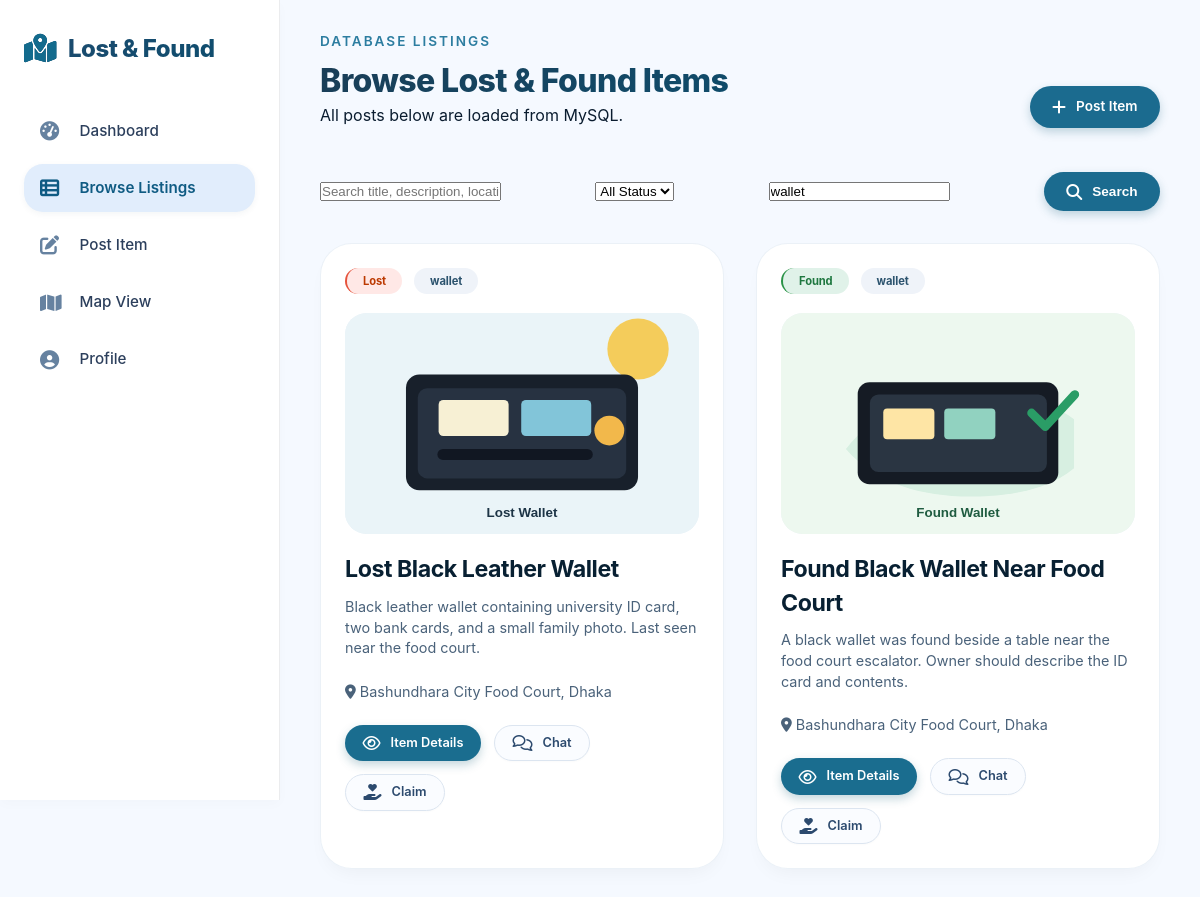
Page /backend-php/browse_listing_view.php?category=wallet on the committed database.
### tables this page shows
CREATE TABLE items (
  id INT AUTO_INCREMENT PRIMARY KEY,
  user_id INT NOT NULL,
  title VARCHAR(180) NOT NULL,
  description TEXT NOT NULL,
  item_type ENUM('lost', 'found') NOT NULL,
  category VARCHAR(60) NOT NULL,
  location_name VARCHAR(180) NOT NULL,
  latitude DECIMAL(10, 7),
  longitude DECIMAL(10, 7),
  date_occurred DATE,
  public_contact VARCHAR(120),
  reward_amount DECIMAL(10, 2) DEFAULT 0,
  priority_level ENUM('normal', 'important', 'emergency') NOT NULL DEFAULT 'normal',
  status ENUM('open', 'matched', 'claimed', 'returned', 'closed', 'removed') NOT NULL DEFAULT 'open',
  view_count INT NOT NULL DEFAULT 0,
  created_at TIMESTAMP NOT NULL DEFAULT CURRENT_TIMESTAMP,
  updated_at TIMESTAMP NOT NULL DEFAULT CURRENT_TIMESTAMP ON UPDATE CURRENT_TIMESTAMP,
  CONSTRAINT fk_items_user FOREIGN KEY (user_id) REFERENCES users(id) ON DELETE CASCADE,
  INDEX idx_items_type_status (item_type, status),
  INDEX idx_items_category (category),
  INDEX idx_items_location (location_name),
  FULLTEXT INDEX ft_items_search (title, description, location_name)
);

### backend-php/config.php (called while the page is built, shortened)
<?php
function clean_text(?string $value): string
{
    return trim((string) $value);
}

### backend-php/browse_listing_view.php (the view, shortened to what this page needs)
<?php
require __DIR__ . '/config.php';
$category = clean_text($_GET['category'] ?? '');
$q = clean_text($_GET['q'] ?? '');
$where = ["i.status <> 'removed'"];
$params = [];
if ($category !== '') {
    $where[] = 'i.category = ?';
    $params[] = $category;
}
$stmt = $pdo->prepare(
    "SELECT i.*, u.full_name,
     (SELECT image_path FROM item_images img WHERE img.item_id = i.id ORDER BY is_primary DESC, id ASC LIMIT 1) AS image_path
     FROM items i
     JOIN users u ON u.id = i.user_id
     WHERE " . implode(' AND ', $where) . '
     ORDER BY i.created_at DESC'
);
$stmt->execute($params);
$items = $stmt->fetchAll();
function h(?string $value): string
{
    return htmlspecialchars((string) $value, ENT_QUOTES, 'UTF-8');
}
?>
<!DOCTYPE html>
<html lang="en">
<head>
  <link rel="stylesheet" href="../Browse Listing.css">
  <link rel="stylesheet" href="https://cdnjs.cloudflare.com/ajax/libs/font-awesome/6.4.0/css/all.min.css">
</head>
<body>
<div class="app-shell">
  <aside class="sidebar">
    <a class="brand" href="../Landing Page.html"><i class="fa-solid fa-map-location-dot"></i> Lost & Found</a>
    <nav class="nav-list">
      <a href="../DashBoard.html"><i class="fa-solid fa-gauge-high"></i> Dashboard</a>
      <a class="active" href="browse_listing_view.php"><i class="fa-solid fa-table-list"></i> Browse Listings</a>
      <a href="../Create Post.html"><i class="fa-solid fa-pen-to-square"></i> Post Item</a>
      <a href="../Map View.html"><i class="fa-solid fa-map"></i> Map View</a>
      <a href="../Profile Page.html"><i class="fa-solid fa-circle-user"></i> Profile</a>
    </nav>
  </aside>
  <main class="content">
    <header class="topline">
      <div>
        <p class="eyebrow">Database Listings</p>
        <h1>Browse Lost & Found Items</h1>
        <p>All posts below are loaded from MySQL.</p>
      </div>
      <a class="btn primary" href="../Create Post.html"><i class="fa-solid fa-plus"></i> Post Item</a>
    </header>
    <form class="filter-bar" method="get" action="browse_listing_view.php">
      <input type="text" name="q" value="<?= h($q) ?>" placeholder="Search title, description, location">
      <select name="type">
        <option value="">All Status</option>
      </select>
      <input type="text" name="category" value="<?= h($category) ?>" placeholder="Category">
      <button class="btn primary" type="submit"><i class="fa-solid fa-search"></i> Search</button>
    </form>
    <section class="grid" id="listingsGrid">
      <?php foreach ($items as $item): ?>
        <article class="card">
          <div class="meta">
            <span class="pill <?= h($item['item_type']) ?>">
              <?= ucfirst(h($item['item_type'])) ?>
            </span>
            <span class="pill"><?= h($item['category']) ?></span>
          </div>
          <?php if ($item['image_path']): ?>
            <img class="listing-img" src="../<?= h($item['image_path']) ?>" alt="<?= h($item['title']) ?>">
          <?php endif; ?>
          <h2><?= h($item['title']) ?></h2>
          <p><?= h(strlen($item['description']) > 140 ? substr($item['description'], 0, 140) . '...' : $item['description']) ?></p>
          <p><i class="fa-solid fa-location-dot"></i> <?= h($item['location_name']) ?></p>
          <div class="card-actions">
            <a class="btn primary" href="post_details_view.php?id=<?= (int) $item['id'] ?>">
              <i class="fa-regular fa-eye"></i> Item Details
            </a>
            <a class="btn" href="../Chat.html?item_id=<?= (int) $item['id'] ?>&receiver_id=<?= (int) $item['user_id'] ?>">
              <i class="fa-regular fa-comments"></i> Chat
            </a>
            <a class="btn" href="../Claim Item.html?item_id=<?= (int) $item['id'] ?>">
              <i class="fa-solid fa-hand-holding-heart"></i> Claim
            </a>
          </div>
        </article>
      <?php endforeach; ?>
    </section>
  </main>
</div>
</body>
</html>

### Browse Listing.css (style rules this page uses)
* { margin: 0; padding: 0; box-sizing: border-box; }
body { font-family: 'Inter', sans-serif; background: #f5f9ff; color: #0a1c2f; line-height: 1.45; overflow-x: hidden; }
.app-shell { display: flex; min-height: 100vh; backdrop-filter: blur(0px); }
.sidebar { width: 280px; background: rgba(255,255,255,0.96); backdrop-filter: blur(2px); border-right: 1px solid rgba(0, 20, 40, 0.08); padding: 2rem 1.5rem; position: sticky; top: 0; height: 100vh; display: flex; flex-direction: column; transition: all 0.2s ease; box-shadow: 0 4px 12px rgba(0,0,0,0.02); }
.brand { display: flex; align-items: center; gap: 12px; font-size: 1.5rem; font-weight: 800; letter-spacing: -0.02em; background: linear-gradient(135deg, #1e4a6e, #0c4e6e); background-clip: text; -webkit-background-clip: text; color: transparent; text-decoration: none; margin-bottom: 2.5rem; }
.brand i { background: #0c4e6e; background: linear-gradient(145deg, #1f6e8c, #0e4b6e); -webkit-background-clip: text; background-clip: text; color: #136b8d; font-size: 1.8rem; }
.nav-list { display: flex; flex-direction: column; gap: 0.6rem; }
.nav-list a { display: flex; align-items: center; gap: 14px; padding: 0.8rem 1rem; border-radius: 1.2rem; font-weight: 500; color: #2c3f5c; text-decoration: none; transition: all 0.25s cubic-bezier(0.2, 0.9, 0.4, 1.1); font-size: 0.95rem; }
.nav-list a i { width: 1.6rem; font-size: 1.2rem; color: #6682a0; }
.nav-list a.active { background: #e1edfc; color: #0f5b83; font-weight: 600; box-shadow: 0 2px 6px rgba(0, 55, 80, 0.05); }
.nav-list a.active i { color: #0f5b83; }
.content { flex: 1; padding: 2rem 2.5rem; transition: all 0.2s; max-width: 1400px; margin: 0 auto; width: 100%; }
.topline { display: flex; justify-content: space-between; align-items: flex-end; flex-wrap: wrap; margin-bottom: 2.8rem; animation: fadeSlideUp 0.45s ease-out; }
.eyebrow { font-size: 0.85rem; text-transform: uppercase; letter-spacing: 2px; font-weight: 600; color: #2c7da0; margin-bottom: 0.4rem; }
.topline h1 { font-size: 2rem; font-weight: 800; letter-spacing: -0.02em; background: linear-gradient(145deg, #1a3d56, #0f4c6b); background-clip: text; -webkit-background-clip: text; color: transparent; }
.btn { display: inline-flex; align-items: center; gap: 10px; background: white; padding: 0.7rem 1.4rem; border-radius: 2.5rem; font-weight: 600; font-size: 0.85rem; border: 1px solid #dce5f0; color: #2c4a6e; text-decoration: none; transition: all 0.2s ease; cursor: pointer; backdrop-filter: blur(2px); box-shadow: 0 1px 2px rgba(0,0,0,0.02); }
.btn i { font-size: 1rem; }
.btn.primary { background: #1b6b8f; border: none; color: white; box-shadow: 0 4px 10px rgba(24, 94, 120, 0.25); }
.filter-bar { display: flex; justify-content: space-between; align-items: center; flex-wrap: wrap; gap: 1rem; margin: 1rem 0 2rem 0; animation: fadeSlideUp 0.4s ease; }
.grid { display: grid; grid-template-columns: repeat(auto-fill, minmax(340px, 1fr)); gap: 2rem; margin-top: 1rem; }
.card { background: rgba(255, 255, 255, 0.95); backdrop-filter: blur(0px); border-radius: 2rem; padding: 1.5rem; transition: all 0.35s cubic-bezier(0.2, 0.9, 0.4, 1.1); border: 1px solid rgba(155, 185, 212, 0.2); box-shadow: 0 10px 20px -8px rgba(0, 0, 0, 0.05); animation: cardGlide 0.5s ease backwards; transform-origin: center; }
.listing-img { display: block; width: 100%; aspect-ratio: 16 / 10; object-fit: cover; border-radius: 1.35rem; margin-bottom: 1.2rem; background: #eef3f9; }
.meta { display: flex; gap: 0.75rem; margin-bottom: 1.2rem; flex-wrap: wrap; }
.pill { font-size: 0.7rem; font-weight: 700; padding: 0.3rem 1rem; border-radius: 100px; background: #eff3f9; color: #2c536e; letter-spacing: -0.01em; }
.pill.lost { background: #ffe8e6; color: #bc3900; border-left: 2px solid #e5533c; }
.pill.found { background: #e0f2e9; color: #1f7840; border-left: 2px solid #2b9348; }
.card h2 { font-size: 1.45rem; font-weight: 700; margin-bottom: 0.6rem; letter-spacing: -0.02em; color: #082032; }
.card p { color: #4a627a; font-size: 0.9rem; line-height: 1.45; margin-bottom: 1.4rem; }
.card-actions { display: flex; gap: 0.8rem; flex-wrap: wrap; }
.card-actions .btn { padding: 0.5rem 1.1rem; font-size: 0.8rem; background: #fafcff; border-radius: 2rem; }
.card-actions .btn.primary { background: #1a6d8f; color: white; }

### rows in the picture
items: item_type "Lost", category "wallet", shows a picture, title "Lost Black Leather Wallet", description "Black leather wallet containing university ID card, two bank cards, and a small family photo. Last seen near the food court.", location_name "Bashundhara City Food Court, Dhaka"
items: item_type "Found", category "wallet", shows a picture, title "Found Black Wallet Near Food Court", description "A black wallet was found beside a table near the food court escalator. Owner should describe the ID card and contents.", location_name "Bashundhara City Food Court, Dhaka"
